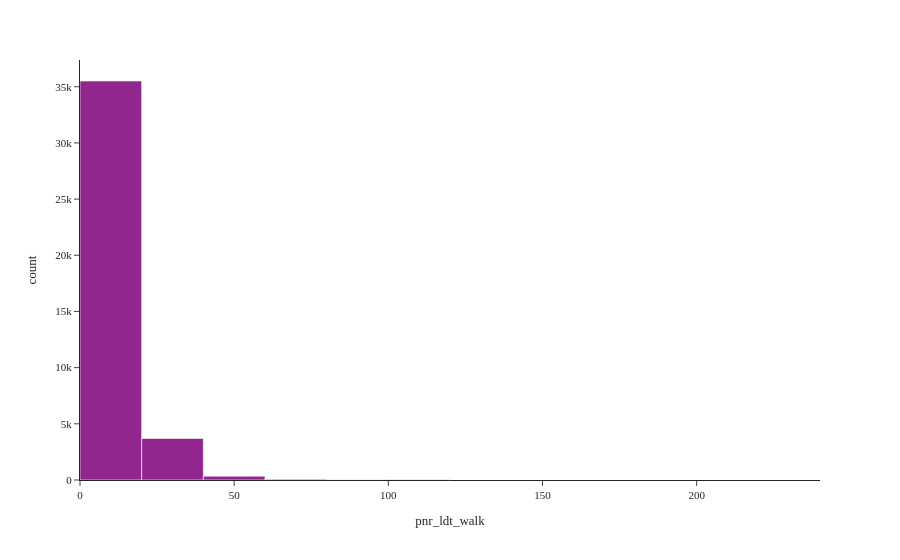

Write notebook code for a chart like this one.
### Code cell
fig = px.histogram(model_pnr, x="pnr_ldt_walk", nbins=20)
fig.show()

### Figure 1 — Plotly figure (JSON) as saved in the notebook; plotly's stock layout.template omitted (floating-point values rounded to 4 significant figures; data arrays with more than 128 entries replaced by an {"elided": "..."} marker saying what was removed)
{"data": [{"bingroup": "x", "hovertemplate": "pnr_ldt_walk=%{x}<br>count=%{y}<extra></extra>", "legendgroup": "", "marker": {"color": "#91268F", "pattern": {"shape": ""}}, "name": "", "nbinsx": 20, "orientation": "v", "showlegend": false, "type": "histogram", "x": {"elided": "39679 float values"}, "xaxis": "x", "yaxis": "y"}], "layout": {"barmode": "relative", "legend": {"tracegroupgap": 0}, "margin": {"t": 60}, "xaxis": {"anchor": "y", "domain": [0.0, 1.0], "title": {"text": "pnr_ldt_walk"}}, "yaxis": {"anchor": "x", "domain": [0.0, 1.0], "title": {"text": "count"}}}}
